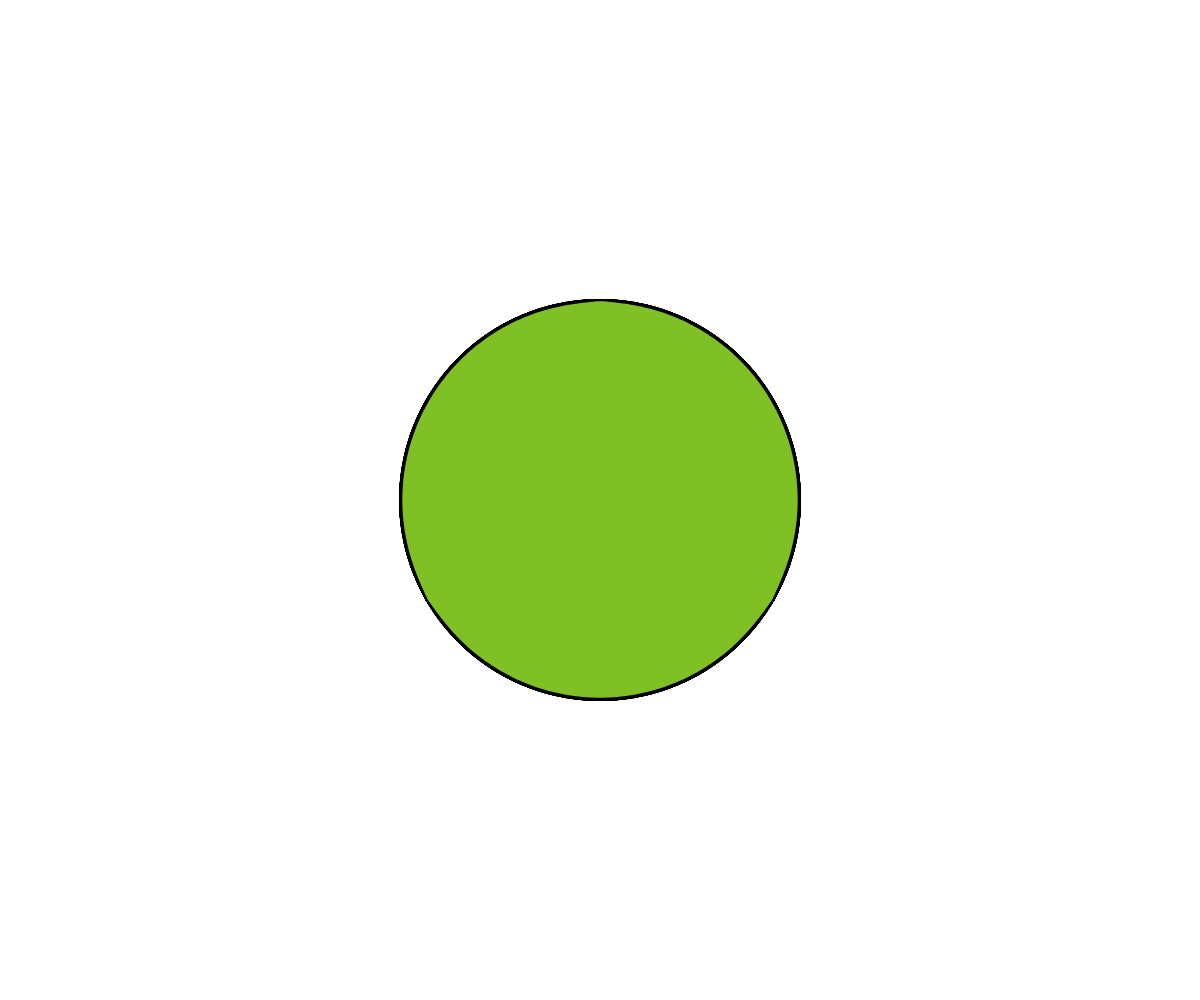
Frame 1 (no input)
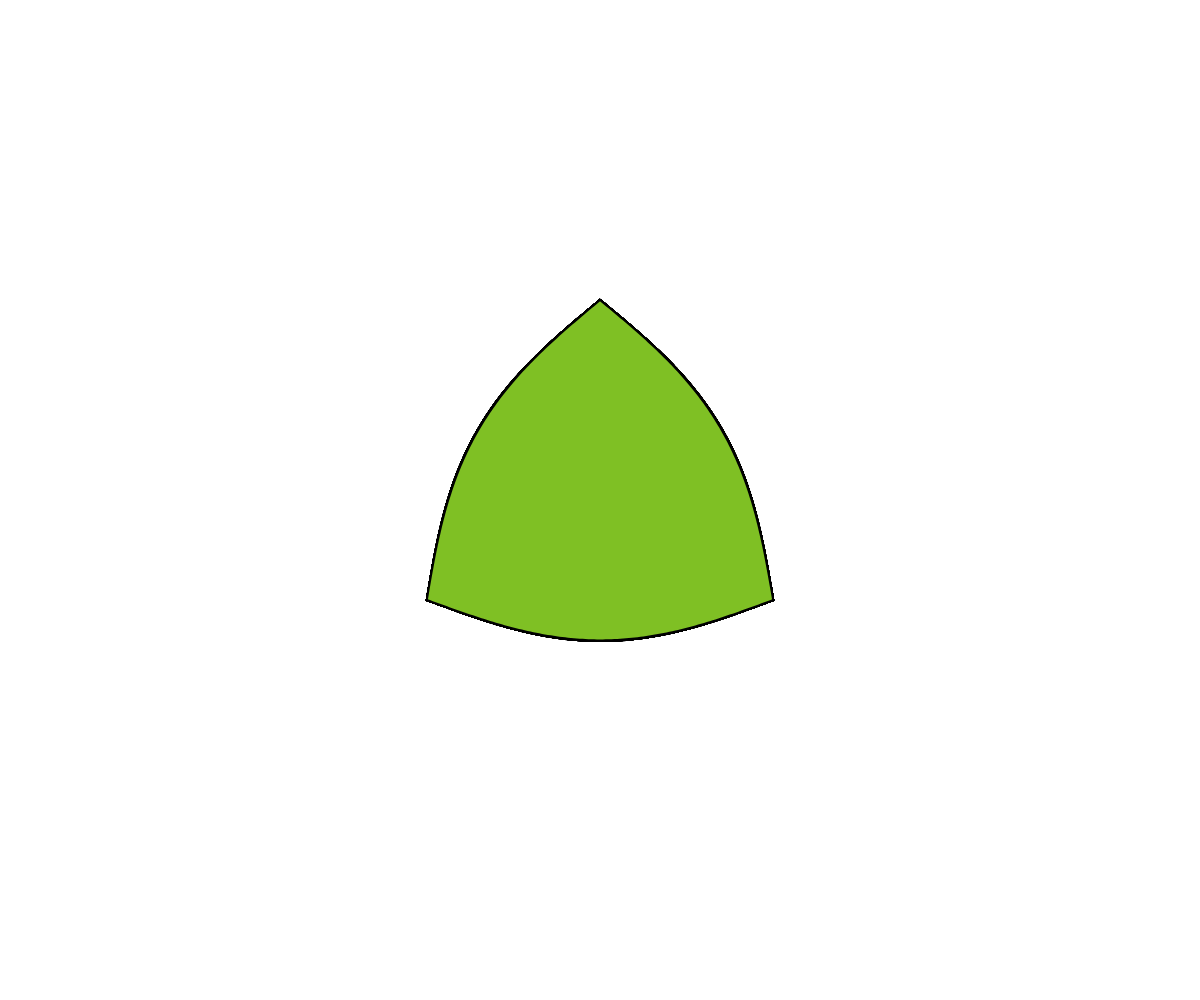
Frame 60 (no input)
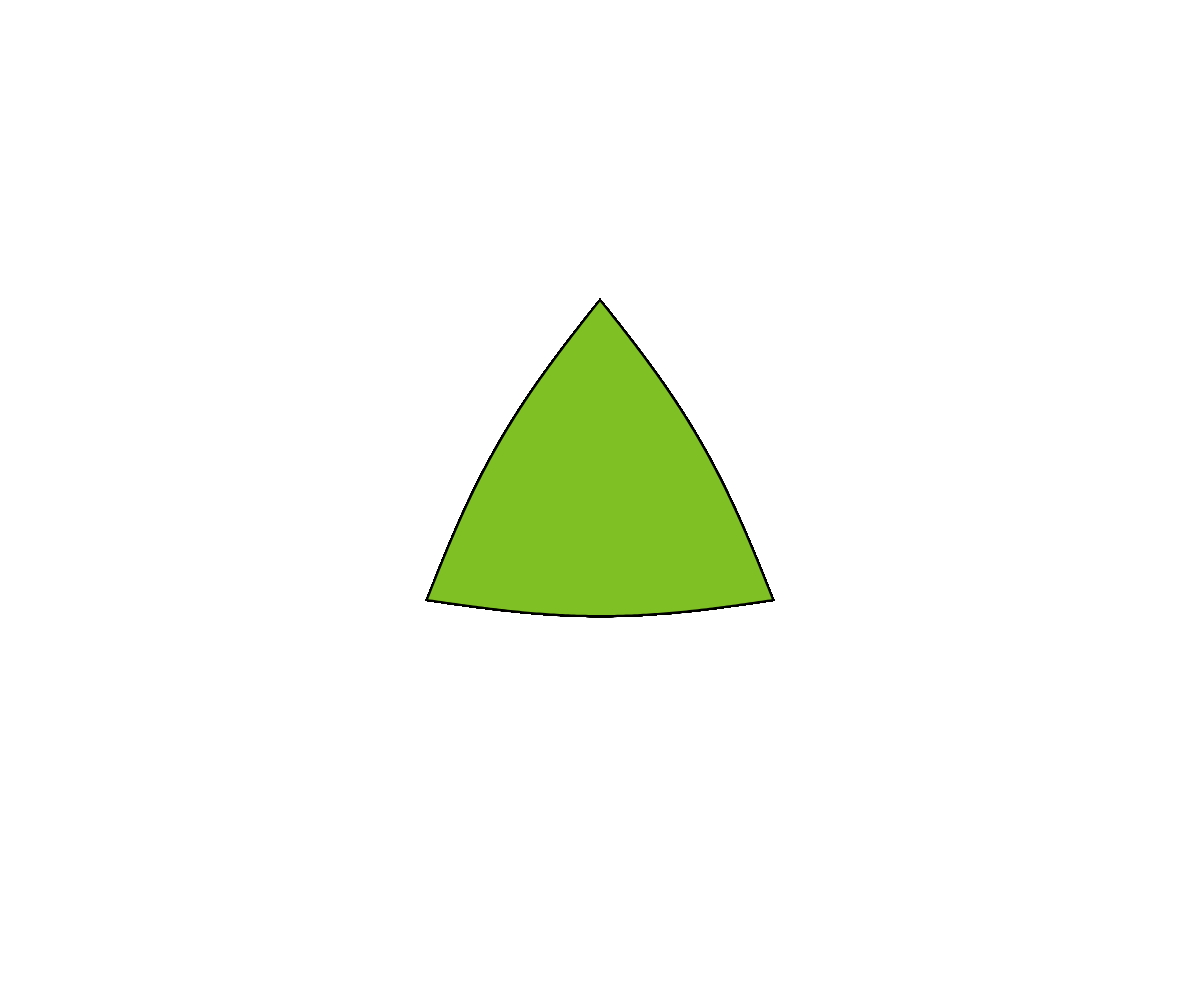
Frame 120 (the mouse pressed at the canvas centre since frame 60)

The p5.js sketch that drew these frames (run headless with seeded random() and noise() and a simulated clock; from frame 60 on, the mouse is pressed at the canvas centre):

// p5.js sketch
// ── sketch.js
let radius = null;
let cx = null;
let cy = null;
let runs = 0;
const nCirclePoints = 360;
const circlePoints = new Array(nCirclePoints);

function setup() {
  createCanvas(windowWidth, windowHeight);
  radius = width / 6;
  cx = width / 2;
  cy = height / 2;

  for (let index = 0; index < nCirclePoints; index++) {
    const angle = map(index, 0, nCirclePoints, 0, TWO_PI) - HALF_PI;
    const x = cx + radius * cos(angle);
    const y = cy + radius * sin(angle);
    circlePoints[index] = createVector(x, y);
  }
}

function draw() {
  background(255);
  fill(127, 192, 36);
  stroke(0);
  strokeWeight(2);

  while (runs < 45) {
    beginShape();
    for (let c = 0; c < nCirclePoints; c++) {
      const { x: cx, y: cy } = circlePoints[c];

      if (c % (nCirclePoints / 3) !== 0) {
        const h = (c - 1 + nCirclePoints) % nCirclePoints;
        const n = (c + 1 + nCirclePoints) % nCirclePoints;
        const { x: hx, y: hy } = circlePoints[h];
        const { x: nx, y: ny } = circlePoints[n];
        const nextState = createVector((hx + cx + nx) / 3, (hy + cy + ny) / 3);
        p5.Vector.lerp(circlePoints[c], nextState, 1, circlePoints[c]);
      }

      vertex(cx, cy);
    }
    endShape(CLOSE);
    runs++;
  }

  runs = 0;
}
